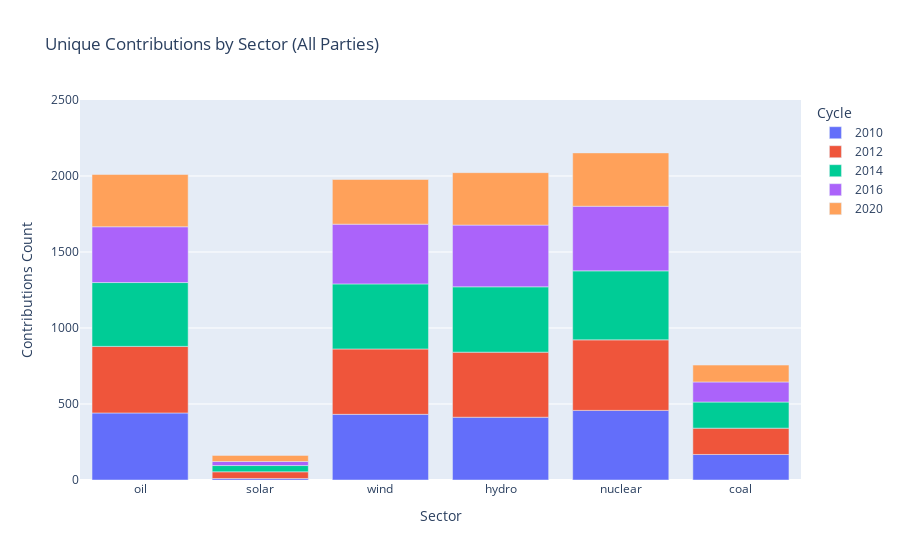
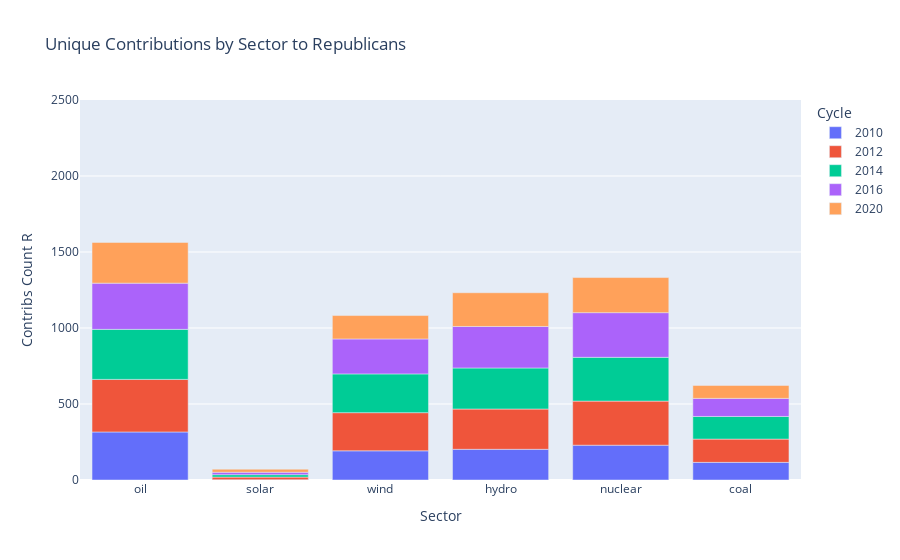
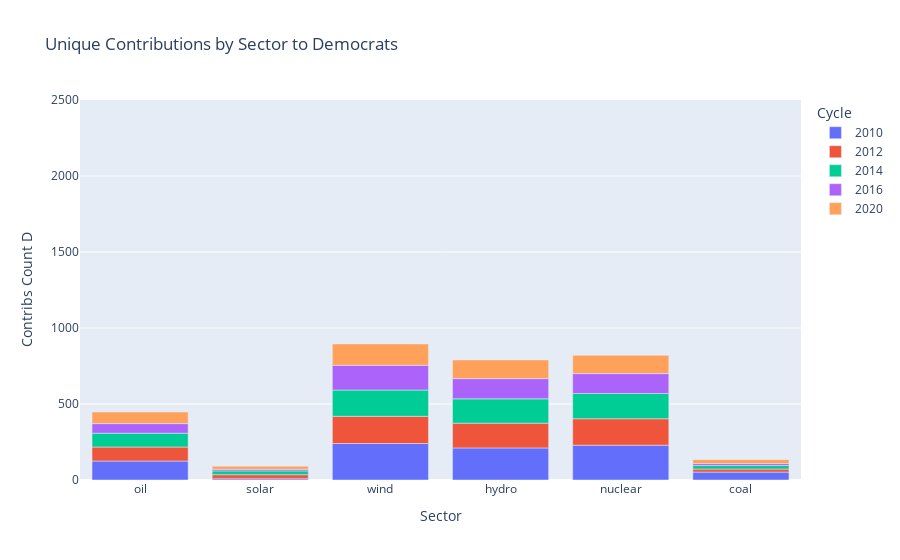

Notebook code cell kept with these figures, in order:
### Code cell
sector_contribs_counts_df = pd.DataFrame(columns=["Sector", "Cycle", "Contributions Count", "Contribs Count R", "Contribs Count D"])

for cycle in cycles:
    for sector in sectors:
        path = f"data-totals/annual-totals/{cycle}/{sector}-totals.csv"
        sector_totals_df = pd.read_csv(path)
        sector_r = sector_totals_df[sector_totals_df["Party"] == "Republican"]
        sector_d = sector_totals_df[sector_totals_df["Party"] == "Democrat"]

        count_r = len(sector_r)
        count_d = len(sector_d)

        row_to_add = {}
        row_to_add["Cycle"] = cycle
        row_to_add["Sector"] = sector
        row_to_add["Contributions Count"] = count_d + count_r
        row_to_add["Contribs Count R"] = count_r
        row_to_add["Contribs Count D"] = count_d
        sector_contribs_counts_df = sector_contribs_counts_df.append(row_to_add, ignore_index=True)

sector_contribs_counts_df.to_csv("viz-data/sector_contribs_counts.csv")
fig_all = px.bar(sector_contribs_counts_df, x="Sector", y="Contributions Count", color="Cycle", title="Unique Contributions by Sector (All Parties)", range_y=[0, 2500])
# fig_all.write_image("viz-data/images/unique_contribs_all_parties.png")
fig_all.show()


fig_r = px.bar(sector_contribs_counts_df, x="Sector", y="Contribs Count R", color="Cycle", title="Unique Contributions by Sector to Republicans", range_y=[0, 2500])
fig_r.show()
# fig_r.write_image("viz-data/images/unique_contribs_republicans.png")

fig_d = px.bar(sector_contribs_counts_df, x="Sector", y="Contribs Count D", color="Cycle", title="Unique Contributions by Sector to Democrats", range_y=[0, 2500])
fig_d.show()
# fig_d.write_image("viz-data/images/unique_contribs_democrats.png")

### Figure 1 — Plotly figure (JSON) as saved in the notebook; plotly's stock layout.template omitted (floating-point values rounded to 4 significant figures)
{"data": [{"alignmentgroup": "True", "hovertemplate": "Cycle=2010<br>Sector=%{x}<br>Contributions Count=%{y}<extra></extra>", "legendgroup": "2010", "marker": {"color": "#636efa"}, "name": "2010", "offsetgroup": "2010", "orientation": "v", "showlegend": true, "textposition": "auto", "type": "bar", "x": ["oil", "solar", "wind", "hydro", "nuclear", "coal"], "xaxis": "x", "y": [441, 10, 432, 413, 458, 168], "yaxis": "y"}, {"alignmentgroup": "True", "hovertemplate": "Cycle=2012<br>Sector=%{x}<br>Contributions Count=%{y}<extra></extra>", "legendgroup": "2012", "marker": {"color": "#EF553B"}, "name": "2012", "offsetgroup": "2012", "orientation": "v", "showlegend": true, "textposition": "auto", "type": "bar", "x": ["oil", "solar", "wind", "hydro", "nuclear", "coal"], "xaxis": "x", "y": [438, 44, 430, 428, 464, 173], "yaxis": "y"}, {"alignmentgroup": "True", "hovertemplate": "Cycle=2014<br>Sector=%{x}<br>Contributions Count=%{y}<extra></extra>", "legendgroup": "2014", "marker": {"color": "#00cc96"}, "name": "2014", "offsetgroup": "2014", "orientation": "v", "showlegend": true, "textposition": "auto", "type": "bar", "x": ["oil", "solar", "wind", "hydro", "nuclear", "coal"], "xaxis": "x", "y": [420, 41, 428, 430, 454, 172], "yaxis": "y"}, {"alignmentgroup": "True", "hovertemplate": "Cycle=2016<br>Sector=%{x}<br>Contributions Count=%{y}<extra></extra>", "legendgroup": "2016", "marker": {"color": "#ab63fa"}, "name": "2016", "offsetgroup": "2016", "orientation": "v", "showlegend": true, "textposition": "auto", "type": "bar", "x": ["oil", "solar", "wind", "hydro", "nuclear", "coal"], "xaxis": "x", "y": [367, 27, 393, 406, 425, 132], "yaxis": "y"}, {"alignmentgroup": "True", "hovertemplate": "Cycle=2020<br>Sector=%{x}<br>Contributions Count=%{y}<extra></extra>", "legendgroup": "2020", "marker": {"color": "#FFA15A"}, "name": "2020", "offsetgroup": "2020", "orientation": "v", "showlegend": true, "textposition": "auto", "type": "bar", "x": ["oil", "solar", "wind", "hydro", "nuclear", "coal"], "xaxis": "x", "y": [344, 40, 294, 345, 351, 111], "yaxis": "y"}], "layout": {"barmode": "relative", "legend": {"title": {"text": "Cycle"}, "tracegroupgap": 0}, "title": {"text": "Unique Contributions by Sector (All Parties)"}, "xaxis": {"anchor": "y", "domain": [0, 1], "title": {"text": "Sector"}}, "yaxis": {"anchor": "x", "domain": [0, 1], "range": [0, 2500], "title": {"text": "Contributions Count"}}}}

### Figure 2 — Plotly figure (JSON) as saved in the notebook; plotly's stock layout.template omitted (floating-point values rounded to 4 significant figures)
{"data": [{"alignmentgroup": "True", "hovertemplate": "Cycle=2010<br>Sector=%{x}<br>Contribs Count R=%{y}<extra></extra>", "legendgroup": "2010", "marker": {"color": "#636efa"}, "name": "2010", "offsetgroup": "2010", "orientation": "v", "showlegend": true, "textposition": "auto", "type": "bar", "x": ["oil", "solar", "wind", "hydro", "nuclear", "coal"], "xaxis": "x", "y": [316, 2, 192, 202, 229, 116], "yaxis": "y"}, {"alignmentgroup": "True", "hovertemplate": "Cycle=2012<br>Sector=%{x}<br>Contribs Count R=%{y}<extra></extra>", "legendgroup": "2012", "marker": {"color": "#EF553B"}, "name": "2012", "offsetgroup": "2012", "orientation": "v", "showlegend": true, "textposition": "auto", "type": "bar", "x": ["oil", "solar", "wind", "hydro", "nuclear", "coal"], "xaxis": "x", "y": [346, 17, 251, 265, 290, 153], "yaxis": "y"}, {"alignmentgroup": "True", "hovertemplate": "Cycle=2014<br>Sector=%{x}<br>Contribs Count R=%{y}<extra></extra>", "legendgroup": "2014", "marker": {"color": "#00cc96"}, "name": "2014", "offsetgroup": "2014", "orientation": "v", "showlegend": true, "textposition": "auto", "type": "bar", "x": ["oil", "solar", "wind", "hydro", "nuclear", "coal"], "xaxis": "x", "y": [329, 16, 255, 270, 288, 149], "yaxis": "y"}, {"alignmentgroup": "True", "hovertemplate": "Cycle=2016<br>Sector=%{x}<br>Contribs Count R=%{y}<extra></extra>", "legendgroup": "2016", "marker": {"color": "#ab63fa"}, "name": "2016", "offsetgroup": "2016", "orientation": "v", "showlegend": true, "textposition": "auto", "type": "bar", "x": ["oil", "solar", "wind", "hydro", "nuclear", "coal"], "xaxis": "x", "y": [304, 16, 230, 273, 294, 119], "yaxis": "y"}, {"alignmentgroup": "True", "hovertemplate": "Cycle=2020<br>Sector=%{x}<br>Contribs Count R=%{y}<extra></extra>", "legendgroup": "2020", "marker": {"color": "#FFA15A"}, "name": "2020", "offsetgroup": "2020", "orientation": "v", "showlegend": true, "textposition": "auto", "type": "bar", "x": ["oil", "solar", "wind", "hydro", "nuclear", "coal"], "xaxis": "x", "y": [268, 20, 154, 222, 231, 85], "yaxis": "y"}], "layout": {"barmode": "relative", "legend": {"title": {"text": "Cycle"}, "tracegroupgap": 0}, "title": {"text": "Unique Contributions by Sector to Republicans"}, "xaxis": {"anchor": "y", "domain": [0, 1], "title": {"text": "Sector"}}, "yaxis": {"anchor": "x", "domain": [0, 1], "range": [0, 2500], "title": {"text": "Contribs Count R"}}}}

### Figure 3 — Plotly figure (JSON) as saved in the notebook; plotly's stock layout.template omitted (floating-point values rounded to 4 significant figures)
{"data": [{"alignmentgroup": "True", "hovertemplate": "Cycle=2010<br>Sector=%{x}<br>Contribs Count D=%{y}<extra></extra>", "legendgroup": "2010", "marker": {"color": "#636efa"}, "name": "2010", "offsetgroup": "2010", "orientation": "v", "showlegend": true, "textposition": "auto", "type": "bar", "x": ["oil", "solar", "wind", "hydro", "nuclear", "coal"], "xaxis": "x", "y": [125, 8, 240, 211, 229, 52], "yaxis": "y"}, {"alignmentgroup": "True", "hovertemplate": "Cycle=2012<br>Sector=%{x}<br>Contribs Count D=%{y}<extra></extra>", "legendgroup": "2012", "marker": {"color": "#EF553B"}, "name": "2012", "offsetgroup": "2012", "orientation": "v", "showlegend": true, "textposition": "auto", "type": "bar", "x": ["oil", "solar", "wind", "hydro", "nuclear", "coal"], "xaxis": "x", "y": [92, 27, 179, 163, 174, 20], "yaxis": "y"}, {"alignmentgroup": "True", "hovertemplate": "Cycle=2014<br>Sector=%{x}<br>Contribs Count D=%{y}<extra></extra>", "legendgroup": "2014", "marker": {"color": "#00cc96"}, "name": "2014", "offsetgroup": "2014", "orientation": "v", "showlegend": true, "textposition": "auto", "type": "bar", "x": ["oil", "solar", "wind", "hydro", "nuclear", "coal"], "xaxis": "x", "y": [91, 25, 173, 160, 166, 23], "yaxis": "y"}, {"alignmentgroup": "True", "hovertemplate": "Cycle=2016<br>Sector=%{x}<br>Contribs Count D=%{y}<extra></extra>", "legendgroup": "2016", "marker": {"color": "#ab63fa"}, "name": "2016", "offsetgroup": "2016", "orientation": "v", "showlegend": true, "textposition": "auto", "type": "bar", "x": ["oil", "solar", "wind", "hydro", "nuclear", "coal"], "xaxis": "x", "y": [63, 11, 163, 133, 131, 13], "yaxis": "y"}, {"alignmentgroup": "True", "hovertemplate": "Cycle=2020<br>Sector=%{x}<br>Contribs Count D=%{y}<extra></extra>", "legendgroup": "2020", "marker": {"color": "#FFA15A"}, "name": "2020", "offsetgroup": "2020", "orientation": "v", "showlegend": true, "textposition": "auto", "type": "bar", "x": ["oil", "solar", "wind", "hydro", "nuclear", "coal"], "xaxis": "x", "y": [76, 20, 140, 123, 120, 26], "yaxis": "y"}], "layout": {"barmode": "relative", "legend": {"title": {"text": "Cycle"}, "tracegroupgap": 0}, "title": {"text": "Unique Contributions by Sector to Democrats"}, "xaxis": {"anchor": "y", "domain": [0, 1], "title": {"text": "Sector"}}, "yaxis": {"anchor": "x", "domain": [0, 1], "range": [0, 2500], "title": {"text": "Contribs Count D"}}}}
